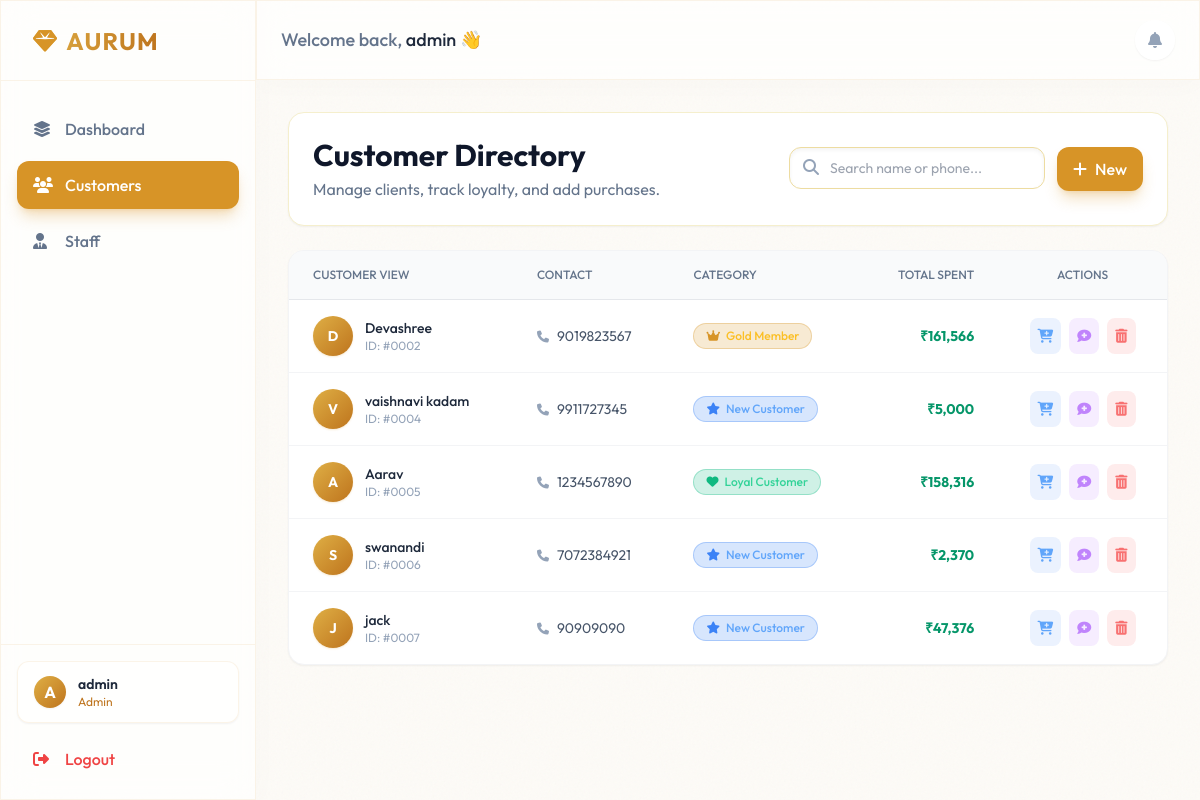
The page /customers (signed in) on the database its author committed.
### models.py (models this page shows, shortened)
class User(UserMixin, db.Model):
    __tablename__ = 'users'
    id = db.Column(db.Integer, primary_key=True)
    username = db.Column(db.String(150), unique=True, nullable=False)
    password = db.Column(db.String(150), nullable=False)
    role = db.Column(db.String(50), default='Staff') # Admin or Staff
    customers = db.relationship('Customer', backref='staff', lazy=True)

class Customer(db.Model):
    __tablename__ = 'customers'
    id = db.Column(db.Integer, primary_key=True)
    name = db.Column(db.String(150), nullable=False)
    phone = db.Column(db.String(20), nullable=False)
    address = db.Column(db.String(255), nullable=True)
    email = db.Column(db.String(150), nullable=True)
    category = db.Column(db.String(50), default='New Customer')
    total_spending = db.Column(db.Float, default=0.0)
    created_at = db.Column(db.DateTime, default=datetime.utcnow)
    staff_id = db.Column(db.Integer, db.ForeignKey('users.id'), nullable=True)
    purchases = db.relationship('Purchase', backref='customer', lazy=True, cascade="all, delete-orphan")
    notes = db.relationship('Note', backref='customer', lazy=True, cascade="all, delete-orphan")

### app.py (the view, shortened to what this page needs)
@app.route('/customers', methods=['GET', 'POST'])
@login_required
def customers():
    search = request.args.get('search')
    if search:
        customers = Customer.query.filter((Customer.name.contains(search)) | (Customer.phone.contains(search))).all()
    else:
        customers = Customer.query.all()
    staff_members = User.query.all()
    return render_template('customers.html', customers=customers, search_query=search, staff_members=staff_members)

### app.py (called while the page is built)
@login_manager.user_loader
def load_user(user_id):
    return User.query.get(int(user_id))

### templates/customers.html (shortened to what this page needs)
{% extends "base.html" %}
{% block content %}
<div class="space-y-6 animate-[fadeIn_0.5s_ease-out]">
    <div
        class="flex flex-col md:flex-row justify-between items-start md:items-center gap-4 bg-white p-6 rounded-2xl border border-gold-100 shadow-sm">
        <div>
            <h1 class="text-3xl font-bold text-slate-900 mb-1">Customer Directory</h1>
            <p class="text-slate-500">Manage clients, track loyalty, and add purchases.</p>
        </div>
        <div class="flex gap-3 w-full md:w-auto">
            <form action="{{ url_for('customers') }}" method="GET" class="relative flex-1 md:w-64">
                <input type="text" name="search" value="{{ search_query or '' }}" placeholder="Search name or phone..."
                    class="w-full bg-white border border-gold-200 rounded-xl pl-10 pr-4 py-2.5 text-sm text-slate-800 focus:ring-2 focus:ring-gold-500/50 focus:border-gold-500 outline-none shadow-inner">
                <i class="fa-solid fa-search absolute left-3.5 top-3 text-slate-400"></i>
            </form>
            <button onclick="openModal('addCustomerModal')"
                class="bg-gold-500 hover:bg-gold-400 text-white px-4 py-2.5 rounded-xl font-medium shadow-lg shadow-gold-500/30 transition-all hover:-translate-y-0.5 whitespace-nowrap">
                <i class="fa-solid fa-plus mr-2"></i>New
            </button>
        </div>
    </div>
    <div
        class="bg-white shadow-sm hover:shadow-md rounded-2xl border border-gray-100 overflow-hidden transition-all duration-300">
        <div class="overflow-x-auto">
            <table class="w-full text-left text-sm text-slate-600">
                <thead class="text-xs text-slate-500 uppercase bg-gray-50 border-b border-gray-200">
                    <tr>
                        <th class="px-6 py-4 font-medium">Customer View</th>
                        <th class="px-6 py-4 font-medium">Contact</th>
                        <th class="px-6 py-4 font-medium">Category</th>
                        <th class="px-6 py-4 font-medium text-right">Total Spent</th>
                        <th class="px-6 py-4 font-medium text-center">Actions</th>
                    </tr>
                </thead>
                <tbody class="divide-y divide-gray-100">
                    {% for customer in customers %}
                    <tr class="hover:bg-gold-50/50 transition-colors">
                        <td class="px-6 py-4">
                            <div class="flex items-center gap-3 cursor-pointer group"
                                onclick="viewCustomer({{ customer.id }})">
                                <div
                                    class="w-10 h-10 rounded-full bg-gradient-to-br from-gold-400 to-gold-600 flex items-center justify-center text-white font-bold shadow-sm shadow-gold-500/20">
                                    {{ customer.name[0] | upper }}
                                </div>
                                <div>
                                    <h4 class="text-slate-800 font-medium group-hover:text-gold-600 transition-colors">
                                        {{ customer.name }}</h4>
                                    <p class="text-xs text-slate-400">ID: #{{ '%04d' % customer.id }}</p>
                                </div>
                            </div>
                        </td>
                        <td class="px-6 py-4">
                            <p class="text-slate-600"><i class="fa-solid fa-phone text-xs mr-2 text-slate-400"></i>{{
                                customer.phone }}</p>
                        </td>
                        <td class="px-6 py-4">
                            {% set cat_class = 'category-badge-' + customer.category.split(' ')[0] %}
                            <span
                                class="px-3 py-1 rounded-full text-xs font-medium {{ cat_class }} flex items-center inline-flex gap-1.5 w-max">
                                {% if customer.category == 'Gold Member' %}<i
                                    class="fa-solid fa-crown text-gold-500"></i>
                                {% elif customer.category == 'Loyal Customer' %}<i
                                    class="fa-solid fa-heart text-emerald-500"></i>
                                {% else %}<i class="fa-solid fa-star text-blue-500"></i>{% endif %}
                                {{ customer.category }}
                            </span>
                        </td>
                        <td class="px-6 py-4 text-right font-bold text-emerald-600">
                            ₹{{ "{:,.0f}".format(customer.total_spending) }}
                        </td>
                        <td class="px-6 py-4">
                            <div class="flex justify-center gap-2">
                                <button
                                    onclick="openPurchaseModal({{ customer.id }}, '{{ customer.name|replace('\'', '\\\'') }}', '{{ customer.category }}')"
                                    class="p-2 bg-blue-500/10 text-blue-400 hover:bg-blue-500/20 rounded-lg transition-colors"
                                    title="Add Purchase">
                                    <i class="fa-solid fa-cart-plus"></i>
                                </button>
                                <button
                                    onclick="openNoteModal({{ customer.id }}, '{{ customer.name|replace('\'', '\\\'') }}')"
                                    class="p-2 bg-purple-500/10 text-purple-400 hover:bg-purple-500/20 rounded-lg transition-colors"
                                    title="Add Note">
                                    <i class="fa-solid fa-comment-medical"></i>
                                </button>
                                <form action="{{ url_for('delete_customer', id=customer.id) }}" method="POST"
                                    onsubmit="return confirm('Delete this customer?');" class="inline">
                                    <button type="submit"
                                        class="p-2 bg-red-500/10 text-red-400 hover:bg-red-500/20 rounded-lg transition-colors"
                                        title="Delete">
                                        <i class="fa-solid fa-trash-can"></i>
                                    </button>
                                </form>
                            </div>
                        </td>
                    </tr>
                    {% endfor %}
                </tbody>
            </table>
        </div>
    </div>
</div>
{% endblock %}

### templates/base.html (shortened to what this page needs)
<!DOCTYPE html>
<html lang="en">
<head>
    <link rel="stylesheet" href="https://cdnjs.cloudflare.com/ajax/libs/font-awesome/6.4.0/css/all.min.css">
    <script src="https://cdn.tailwindcss.com"></script>
</head>
<body class="font-sans antialiased min-h-screen flex selection:bg-gold-500 selection:text-white">
    {% if current_user.is_authenticated %}
    <aside class="w-64 glass border-r border-gold-500/10 hidden md:flex flex-col flex-shrink-0 transition-all duration-300">
        <div class="h-20 flex items-center px-8 border-b border-gold-500/10">
            <h1 class="text-2xl font-bold text-transparent bg-clip-text bg-gradient-to-r from-gold-400 to-gold-600 tracking-wider">
                <i class="fa-solid fa-gem mr-2 text-gold-500"></i>AURUM
            </h1>
        </div>
        <nav class="flex-1 px-4 py-6 space-y-2">
            <a href="{{ url_for('dashboard') }}" class="flex items-center gap-3 px-4 py-3 rounded-xl transition-all duration-300 {% if request.endpoint == 'dashboard' %}bg-gold-500 text-white shadow-lg shadow-gold-500/30{% else %}text-slate-500 hover:bg-gold-50/50 hover:text-gold-600{% endif %}">
                <i class="fa-solid fa-layer-group w-5"></i>
                <span class="font-medium">Dashboard</span>
            </a>
            <a href="{{ url_for('customers') }}" class="flex items-center gap-3 px-4 py-3 rounded-xl transition-all duration-300 {% if request.endpoint == 'customers' %}bg-gold-500 text-white shadow-lg shadow-gold-500/30{% else %}text-slate-500 hover:bg-gold-50/50 hover:text-gold-600{% endif %}">
                <i class="fa-solid fa-users w-5"></i>
                <span class="font-medium">Customers</span>
            </a>
            <a href="{{ url_for('staff') }}" class="flex items-center gap-3 px-4 py-3 rounded-xl transition-all duration-300 {% if request.endpoint == 'staff' %}bg-gold-500 text-white shadow-lg shadow-gold-500/30{% else %}text-slate-500 hover:bg-gold-50/50 hover:text-gold-600{% endif %}">
                <i class="fa-solid fa-user-tie w-5"></i>
                <span class="font-medium">Staff</span>
            </a>
        </nav>
        <div class="p-4 border-t border-gold-500/10">
            <div onclick="openModal('currentStaffProfileModal')" class="flex items-center gap-3 px-4 py-3 bg-white/50 border border-gold-500/10 rounded-xl mb-3 shadow-sm cursor-pointer hover:bg-gold-50/50 hover:border-gold-500/20 transition-all">
                <div class="w-8 h-8 rounded-full bg-gradient-to-br from-gold-400 to-gold-600 flex items-center justify-center font-bold text-white shadow-sm">
                    {{ current_user.username[0] | upper }}
                </div>
                <div>
                    <p class="text-sm font-semibold text-slate-800">{{ current_user.username }}</p>
                    <p class="text-xs text-gold-600">{{ current_user.role }}</p>
                </div>
            </div>
            <a href="{{ url_for('logout') }}" class="flex items-center gap-3 px-4 py-3 rounded-xl text-red-500 hover:bg-red-50 transition-colors">
                <i class="fa-solid fa-right-from-bracket w-5"></i>
                <span class="font-medium">Logout</span>
            </a>
        </div>
    </aside>
    {% endif %}
    <main class="flex-1 flex flex-col h-screen overflow-hidden">
        <header class="h-20 glass flex items-center justify-between px-6 border-b border-gold-500/10 sticky top-0 z-40">
            {% if current_user.is_authenticated %}
            <div class="hidden md:block">
                <h2 class="text-lg font-medium text-slate-500">Welcome back, <span class="text-slate-800">{{ current_user.username }}</span> 👋</h2>
            </div>
            <div class="flex items-center gap-4">
                <button class="w-10 h-10 rounded-full glass hover:bg-gold-50 transition-colors flex items-center justify-center text-slate-400 hover:text-gold-600 border border-transparent hover:border-gold-500/20 shadow-sm">
                    <i class="fa-solid fa-bell"></i>
                </button>
            </div>
            {% else %}
            <div class="w-full text-center">
                <h1 class="text-2xl font-bold text-transparent bg-clip-text bg-gradient-to-r from-gold-300 to-gold-500 tracking-wider">
                    <i class="fa-solid fa-gem mr-2 text-gold-400"></i>AURUM CRM
                </h1>
            </div>
            {% endif %}
        </header>
        <div class="flex-1 overflow-y-auto p-4 md:p-8">
            {% block content %}{% endblock %}
        </div>
    </main>
</body>
</html>

### templates/base.html (style rules this page uses)
body { background-color: #fdfbf7; color: #1e293b; }
.glass { background: rgba(255, 255, 255, 0.7); backdrop-filter: blur(16px); -webkit-backdrop-filter: blur(16px); border: 1px solid rgba(255, 255, 255, 0.8); box-shadow: 0 4px 30px rgba(0, 0, 0, 0.02); }
.category-badge-New { background: rgba(59, 130, 246, 0.2); color: #60a5fa; border: 1px solid rgba(59, 130, 246, 0.3); }
.category-badge-Loyal { background: rgba(16, 185, 129, 0.2); color: #34d399; border: 1px solid rgba(16, 185, 129, 0.3); }
.category-badge-Gold { background: rgba(215, 148, 39, 0.2); color: #fbbf24; border: 1px solid rgba(215, 148, 39, 0.3); }

### rows shown on the page
User: username "A", username "admin", role "Admin"
Customer: name "D", name "Devashree", id "0002", phone "9019823567", category "Gold Member", total_spending "161,566"
Customer: name "V", name "vaishnavi kadam", id "0004", phone "9911727345", category "New Customer", total_spending "5,000"
Customer: name "A", name "Aarav", id "0005", phone "1234567890", category "Loyal Customer", total_spending "158,316"
Customer: name "S", name "swanandi", id "0006", phone "7072384921", category "New Customer", total_spending "2,370"
Customer: name "J", name "jack", id "0007", phone "90909090", category "New Customer", total_spending "47,376"
